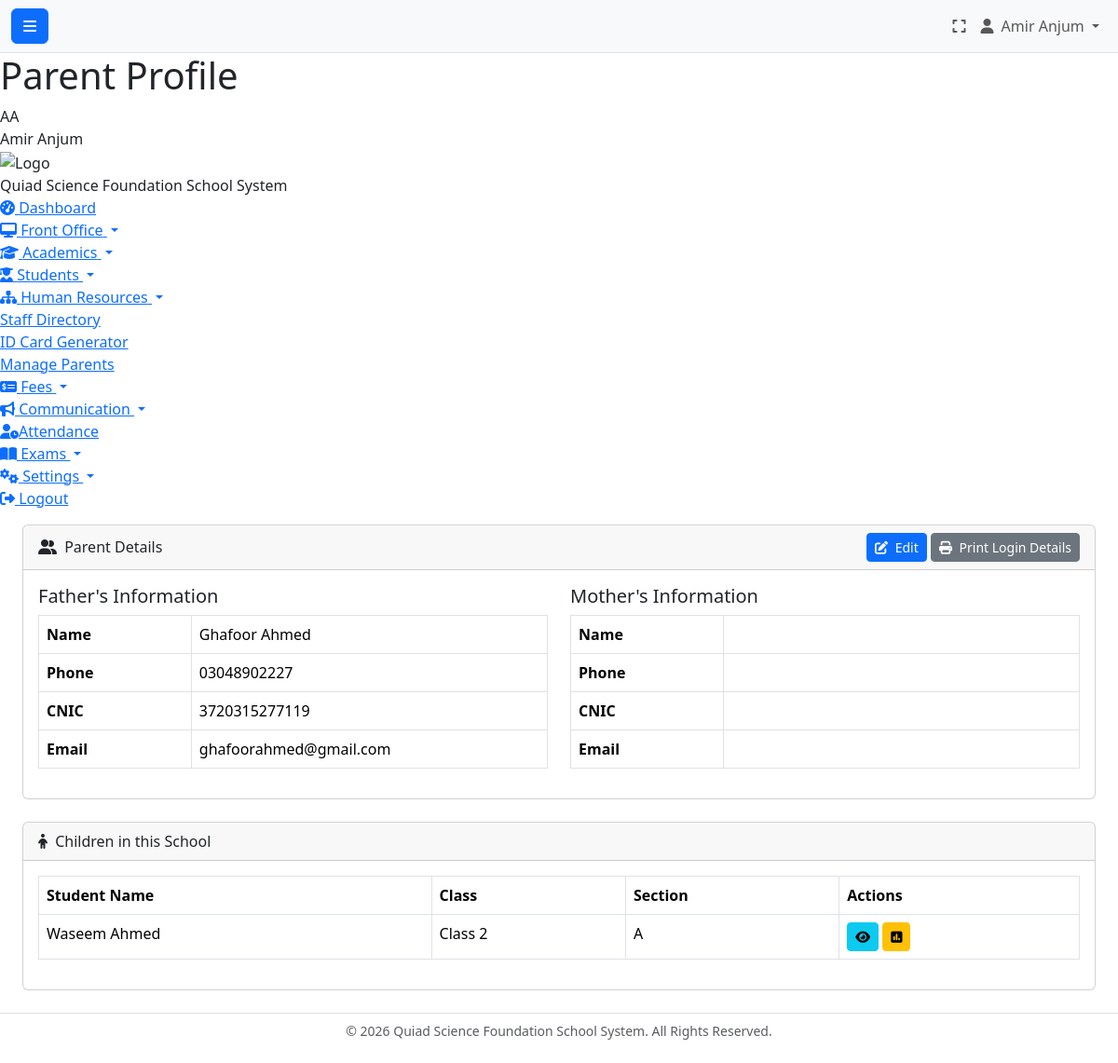
Page /branchadmin/hr/view_parent.php?id=2 (signed in) on the committed database.
### tables this page shows
CREATE TABLE `parents` (
  `id` int(11) NOT NULL,
  `user_id` int(11) NOT NULL COMMENT 'Link to the users table for login',
  `branch_id` int(11) NOT NULL,
  `father_name` varchar(100) NOT NULL,
  `father_phone` varchar(20) NOT NULL,
  `father_cnic` varchar(20) NOT NULL,
  `father_email` varchar(100) DEFAULT NULL,
  `mother_name` varchar(100) DEFAULT NULL,
  `mother_cnic` varchar(20) DEFAULT NULL,
  `mother_phone` varchar(20) DEFAULT NULL,
  `mother_email` varchar(100) DEFAULT NULL
);

CREATE TABLE `students` (
  `id` int(11) NOT NULL,
  `user_id` int(11) NOT NULL,
  `branch_id` int(11) NOT NULL,
  `parent_id` int(11) DEFAULT NULL,
  `admission_no` varchar(50) NOT NULL,
  `admission_date` date NOT NULL,
  `dob` date DEFAULT NULL,
  `gender` enum('male','female','other') DEFAULT NULL,
  `cnic` varchar(20) DEFAULT NULL,
  `blood_group` varchar(10) DEFAULT NULL,
  `religion` varchar(50) DEFAULT NULL,
  `caste` varchar(50) DEFAULT NULL,
  `mobile_no` varchar(20) DEFAULT NULL,
  `photo` varchar(255) DEFAULT NULL,
  `current_address` text DEFAULT NULL,
  `permanent_address` text DEFAULT NULL
);

CREATE TABLE `users` (
  `id` int(11) NOT NULL,
  `branch_id` int(11) DEFAULT NULL,
  `username` varchar(50) NOT NULL,
  `email` varchar(100) NOT NULL,
  `password` varchar(255) NOT NULL,
  `full_name` varchar(100) NOT NULL,
  `role` enum('superadmin','branchadmin','teacher','student','parent') NOT NULL,
  `status` enum('active','inactive','suspended') NOT NULL DEFAULT 'active',
  `password_reset_token` varchar(255) DEFAULT NULL,
  `password_reset_expires` datetime DEFAULT NULL,
  `last_login` timestamp NULL DEFAULT NULL,
  `created_at` timestamp NOT NULL DEFAULT current_timestamp(),
  `updated_at` timestamp NOT NULL DEFAULT current_timestamp() ON UPDATE current_timestamp()
);

### branchadmin/hr/view_parent.php (the view, shortened to what this page needs)
<?php
require_once '../../config.php';
$branch_id = $_SESSION['branch_id'];
$parent_id = isset($_GET['id']) ? (int)$_GET['id'] : 0;
$stmt_parent = $db->prepare("SELECT * FROM parents WHERE id = ? AND branch_id = ?");
$stmt_parent->execute([$parent_id, $branch_id]);
$parent = $stmt_parent->fetch();
$stmt_children = $db->prepare("
    SELECT s.id, u.full_name, c.name as class_name, sec.name as section_name, se.class_id, se.section_id, se.session_id
    FROM students s
    JOIN users u ON s.user_id = u.id
    LEFT JOIN student_enrollments se ON s.id = se.student_id
    LEFT JOIN academic_sessions sess ON se.session_id = sess.id AND sess.is_current = 1
    LEFT JOIN classes c ON se.class_id = c.id
    LEFT JOIN sections sec ON se.section_id = sec.id
    WHERE s.parent_id = ? AND s.branch_id = ?
    GROUP BY s.id
    ORDER BY u.full_name
");
$stmt_children->execute([$parent_id, $branch_id]);
$children = $stmt_children->fetchAll();
require_once '../../header.php';
?>
<?php require_once ROOT_PATH . '/sidebar_branchadmin.php'; ?>
<?php require_once ROOT_PATH . '/navbar.php'; ?>
<div class="container-fluid px-4">
    <div class="card mb-4">
        <div class="card-header d-flex justify-content-between align-items-center">
            <span><i class="fas fa-user-friends me-1"></i> Parent Details</span>
            <div>
                <a href="edit_parent.php?id=<?php echo $parent_id; ?>" class="btn btn-primary btn-sm"><i class="fas fa-edit me-1"></i> Edit</a>
                <a href="print_parent.php?id=<?php echo $parent_id; ?>" target="_blank" class="btn btn-secondary btn-sm"><i class="fas fa-print me-1"></i> Print Login Details</a>
            </div>
        </div>
        <div class="card-body">
            <div class="row">
                <div class="col-md-6">
                    <h5>Father's Information</h5>
                    <table class="table table-bordered">
                        <tr><th width="30%">Name</th><td><?php echo htmlspecialchars($parent['father_name']); ?></td></tr>
                        <tr><th>Phone</th><td><?php echo htmlspecialchars($parent['father_phone']); ?></td></tr>
                        <tr><th>CNIC</th><td><?php echo htmlspecialchars($parent['father_cnic']); ?></td></tr>
                        <tr><th>Email</th><td><?php echo htmlspecialchars($parent['father_email'] ?? 'N/A'); ?></td></tr>
                    </table>
                </div>
                <div class="col-md-6">
                    <h5>Mother's Information</h5>
                    <table class="table table-bordered">
                        <tr><th width="30%">Name</th><td><?php echo htmlspecialchars($parent['mother_name'] ?? 'N/A'); ?></td></tr>
                        <tr><th>Phone</th><td><?php echo htmlspecialchars($parent['mother_phone'] ?? 'N/A'); ?></td></tr>
                        <tr><th>CNIC</th><td><?php echo htmlspecialchars($parent['mother_cnic'] ?? 'N/A'); ?></td></tr>
                        <tr><th>Email</th><td><?php echo htmlspecialchars($parent['mother_email'] ?? 'N/A'); ?></td></tr>
                    </table>
                </div>
            </div>
        </div>
    </div>
    <div class="card mb-4">
        <div class="card-header"><i class="fas fa-child me-1"></i> Children in this School</div>
        <div class="card-body">
            <div class="table-responsive">
                <table class="table table-bordered">
                    <thead><tr><th>Student Name</th><th>Class</th><th>Section</th><th>Actions</th></tr></thead>
                    <tbody>
                        <?php if (empty($children)): ?>
                            <tr><td colspan="4" class="text-center">No children linked to this parent found in this branch.</td></tr>
                        <?php else: ?>
                            <?php foreach ($children as $child): ?>
                            <tr>
                                <td><?php echo htmlspecialchars($child['full_name']); ?></td>
                                <td><?php echo htmlspecialchars($child['class_name']); ?></td>
                                <td><?php echo htmlspecialchars($child['section_name']); ?></td>
                                <td>
                                    <a href="../students/view_student.php?id=<?php echo $child['id']; ?>" class="btn btn-sm btn-info" title="View Student Profile"><i class="fas fa-eye"></i></a>
                                    <a href="view_child_results.php?id=<?php echo $child['id']; ?>" class="btn btn-sm btn-warning" title="Check Results"><i class="fas fa-poll"></i></a>
                                </td>
                            </tr>
                            <?php endforeach; ?>
                        <?php endif; ?>
                    </tbody>
                </table>
            </div>
        </div>
    </div>
</div>
<?php require_once '../../footer.php'; ?>

### rows in the picture
parents: father_name "Ghafoor Ahmed", father_phone "03048902227", father_cnic "3720315277119", father_email "ghafoorahmed@gmail.com"
students: user.full_name "Waseem Ahmed", class_name "Class 2", section_name "A"

### other values in the picture
$_SESSION['full_name'] "Amir Anjum"
$page_title "Parent Profile"
get_user_initials($_SESSION['full_name']) "AA"
SITE_NAME "Quiad Science Foundation School System"
